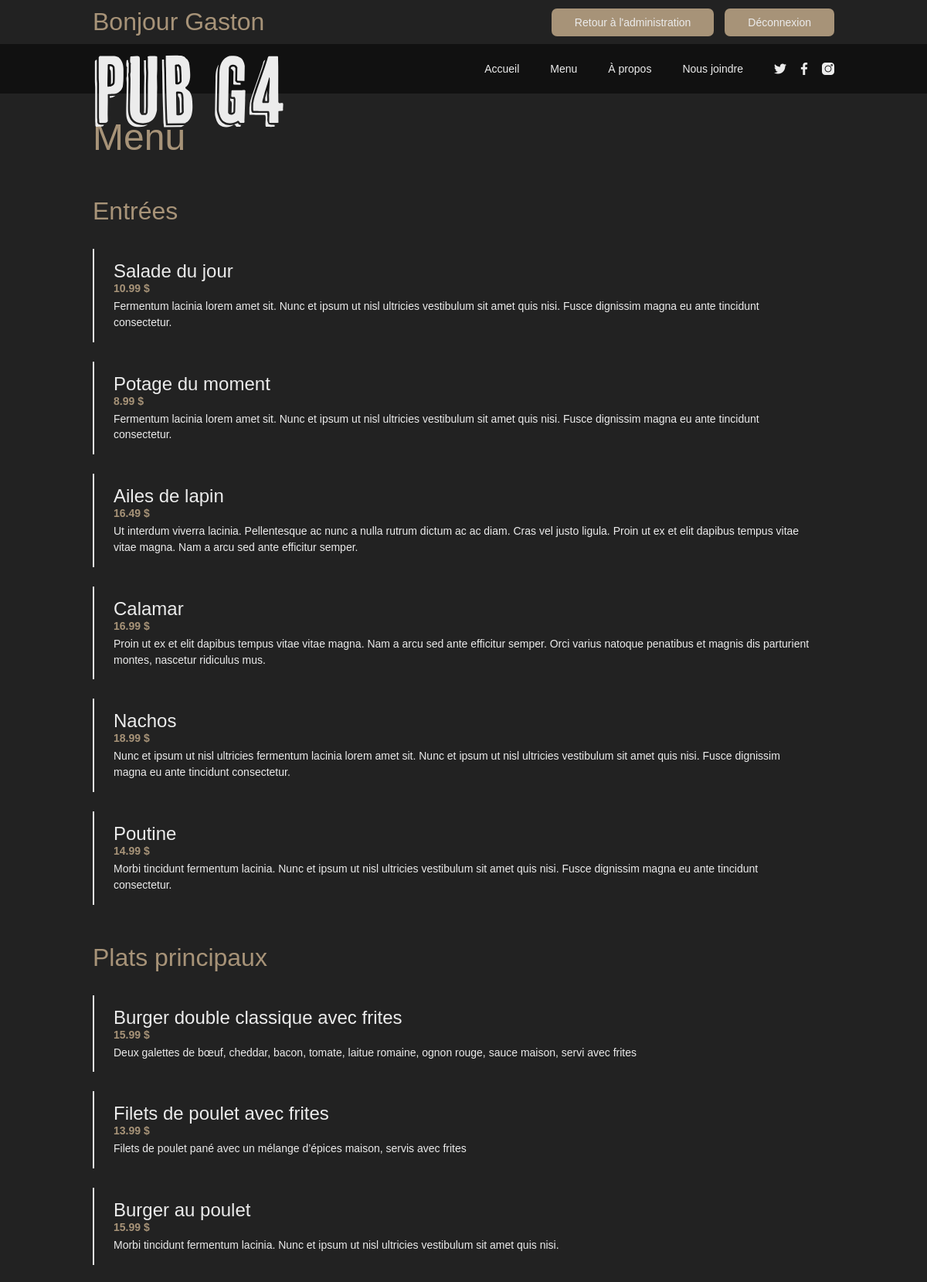
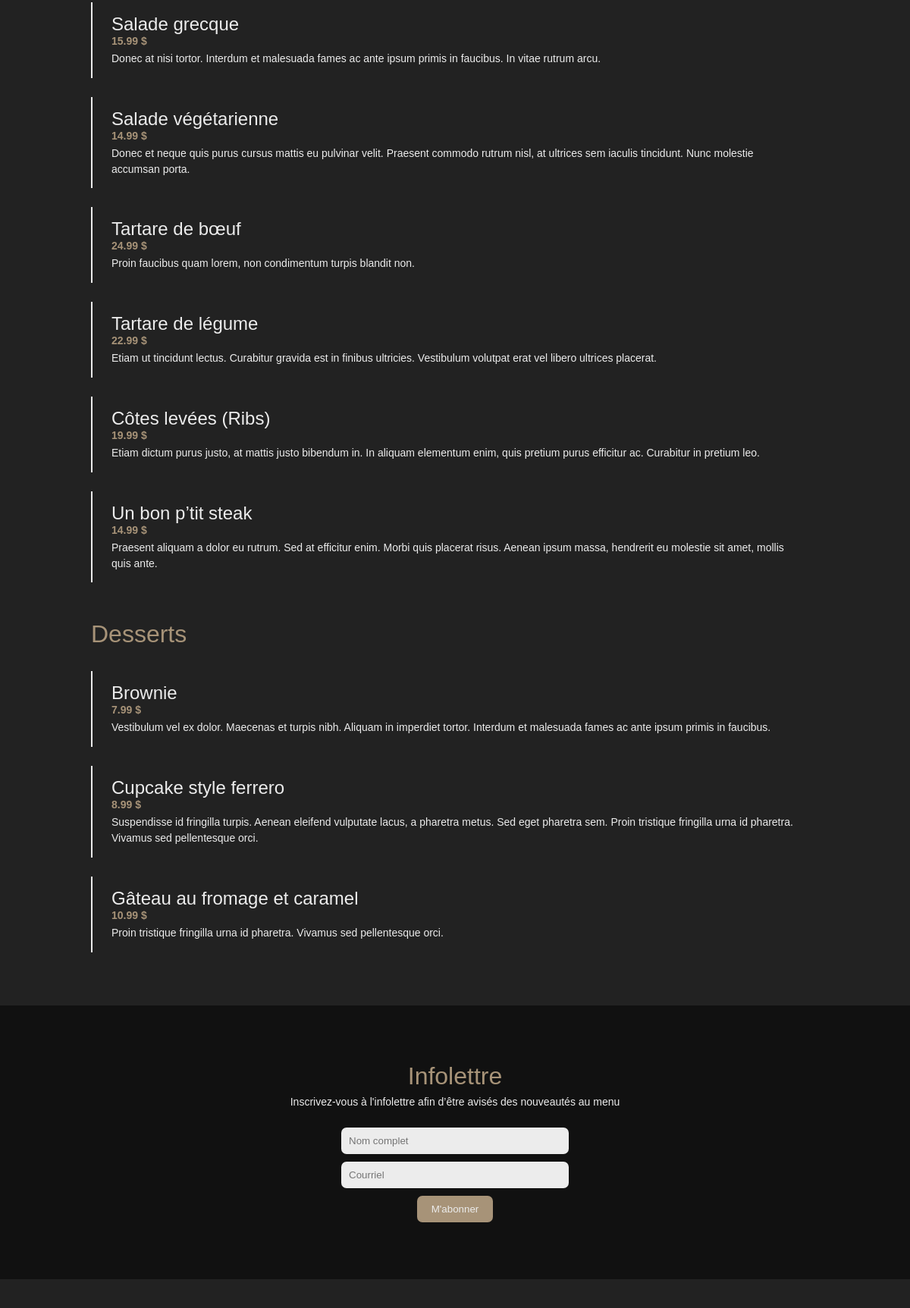
The app's page /menu (signed in, upper part) with its own data (2 pictures, top to bottom).
### tables this page shows
CREATE TABLE `categories` (
  `id` int(11) NOT NULL,
  `nom` varchar(100) NOT NULL,
  `ordre` int(11) NOT NULL
);

CREATE TABLE `plats` (
  `id` int(11) NOT NULL,
  `nom` varchar(100) NOT NULL,
  `description` text NOT NULL,
  `prix` float NOT NULL,
  `image` varchar(255) DEFAULT NULL,
  `categorie_id` int(11) NOT NULL
);

### bases/Controller.php (called while the page is built, shortened)
<?php
abstract class Controller {
    protected function vue(string $nom, ?array $donnees = null){
        include("views/" . $nom . ".view.php");
    }
}

### controllers/SiteController.php (called while the page is built, shortened)
<?php
require_once("bases/Controller.php");
require_once("models/Plats.php");
require_once("models/Categories.php");
class SiteController extends Controller {
    public function afficherMenu() {
        $this->vue("menu", [
            "titre" => "Menu | PUB G4",
            "categories" =>(new Categories())->toutParOrdre(),
            "plats" => (new Plats()),
        ]);
    }
}

### index.php (called while the page is built, shortened)
<?php
require_once "controllers/SiteController.php";
require_once("config/routes.php");
$controller = new SiteController();
$chemin = $_GET["path"] ?? "index";
$methode = $routes[$chemin] ?? "erreur404";
$controller->{$methode}();

### config/database.php (called while the page is built)
<?php
$host = "localhost";
$username = "root";
$password = "";
$dbname = "pub_g4";

### bases/Model.php (called while the page is built, shortened)
<?php
class Model {
    private static $pdo = null;
    protected function pdo(){
        if(static::$pdo == null){
            require "config/database.php";
            static::$pdo = new PDO("mysql:host=$host;dbname=$dbname", $username, $password, array(PDO::MYSQL_ATTR_INIT_COMMAND => "SET NAMES utf8"));
            static::$pdo->setAttribute(PDO::MYSQL_ATTR_INIT_COMMAND, "SET NAMES 'utf8'");
            static::$pdo->setAttribute(PDO::ATTR_ERRMODE, PDO::ERRMODE_EXCEPTION);
            static::$pdo->setAttribute(PDO::ATTR_DEFAULT_FETCH_MODE, PDO::FETCH_ASSOC);
        }
        return static::$pdo;
    }
}

### models/Categories.php (called while the page is built, shortened)
<?php
require_once("bases/Model.php");
class Categories extends Model {
    protected $table = "categories";
    public function toutParOrdre(){
        $sql = "SELECT *
                FROM $this->table
                ORDER BY $this->table.ordre ASC";
        $stmt = $this->pdo()->prepare($sql);
        $stmt->execute();
        return $stmt->fetchAll();
    }
}

### models/Plats.php (called while the page is built, shortened)
<?php
require_once("bases/Model.php");
class Plats extends Model {
    protected $table = "plats";
    public function toutParCategorie(int $categorie_id) {
        $sql = "SELECT $this->table.*
                FROM $this->table
                JOIN categories ON $this->table.categorie_id = categories.id
                WHERE $this->table.categorie_id = :categorie_id";
        $stmt = $this->pdo()->prepare($sql);
        $stmt->execute([
            ":categorie_id" => $categorie_id
        ]);
        return $stmt->fetchAll();
    }
}

### views/menu.view.php (the view, shortened to what this page needs)
<?php include("parts/head.inc.php") ?>
<body id="menu">
<?php include("parts/header.inc.php") ?>
    <div id="app" class="section_menu container">
        <div class="section_droite">
            <h1>Menu</h1>
            <?php foreach($categories as $categorie) : ?>
                <?php $plats_de_categorie = $plats->toutParCategorie($categorie["id"]); ?>
                <?php if(count($plats_de_categorie) != 0) : ?>
                    <h2 class="categorie_repas"><?= $categorie["nom"] ?></h2>
                    <?php foreach($plats_de_categorie as $plat) : ?>
                        <div class="repas" @click="changerImage('<?= $plat["image"] ?>', <?= $plat["id"] ?>)" :class="{selectionnee: <?= $plat["id"] ?> == est_selectionnee}">
                            <h3 class="titre_repas"><?= $plat["nom"] ?></h3>
                            <span class="prix"><strong><?= number_format($plat["prix"], 2) ?> $</strong></span>
                            <p class="description"><?= $plat["description"] ?></p>
                        </div>
                    <?php endforeach; ?>
                <?php endif; ?>
            <?php endforeach; ?>
        </div>
    </div>
<?php include("parts/footer.inc.php") ?>

### public/css/public/style.css (style rules this page uses)
div.section_droite { margin: 150px 0 70px 0; margin-left: calc(40% + 100px); max-width: 55%; }
@media only screen and (max-width: 1200px) { div.section_droite { margin-left: 0; max-width: 100%; } }
#menu .section_menu h2.categorie_repas { margin-top: 50px; }
#menu .section_menu div.section_droite .repas { border-left: solid var(--coul_principale_pale) 2px; padding: 15px 25px; margin-bottom: 25px; }
#menu .section_menu div.section_droite .repas h3.titre_repas { margin: 0px; }
#menu .section_menu div.section_droite .repas span.prix { color: var(--coul_sec_pale); padding: 10px 0; }
#menu .section_menu div.section_droite .repas p.description { margin: 0; padding-top: 5px; }

### public/css/parts/general/style.css (style rules this page uses)
:root { --coul_principale_pale: #ececec; --coul_principale_moyen: #222; --coul_principale_fonce: #111; --coul_sec_pale: #a79378; --coul_sec_fonce: #665945; }
body { background-color: var(--coul_principale_moyen); color: var(--coul_principale_pale); font-family: raleway, sans-serif; font-size: 14px; margin: 0; min-height: 100vh; }
h1, h2, h3, h4, h5, h6 { font-family: cheap-pine-sans, sans-serif; font-weight: 400; }
h1 { font-size: 3rem; color: var(--coul_sec_pale); }
h2 { color: var(--coul_sec_pale); margin: 30px 0; font-size: 2rem; }
h3 { margin-top: 40px; font-size: 1.5rem; }
p { line-height: 1.3rem; }
.container { max-width: 80%; margin: auto; }

### records on screen
categories: nom "Entrées"
plats: nom "Salade du jour", prix "10.99", description "Fermentum lacinia lorem amet sit. Nunc et ipsum ut nisl ultricies vestibulum sit amet quis nisi. Fusce dignissim magna eu ante tincidunt consectetur."
plats: nom "Potage du moment", prix "8.99", description "Fermentum lacinia lorem amet sit. Nunc et ipsum ut nisl ultricies vestibulum sit amet quis nisi. Fusce dignissim magna eu ante tincidunt consectetur."
plats: nom "Ailes de lapin", prix "16.49", description "Ut interdum viverra lacinia. Pellentesque ac nunc a nulla rutrum dictum ac ac diam. Cras vel justo ligula. Proin ut ex et elit dapibus tempus vitae vitae magna. Nam a arcu sed ante efficitur semper."
plats: nom "Calamar", prix "16.99", description "Proin ut ex et elit dapibus tempus vitae vitae magna. Nam a arcu sed ante efficitur semper. Orci varius natoque penatibus et magnis dis parturient montes, nascetur ridiculus mus."
plats: nom "Nachos", prix "18.99", description "Nunc et ipsum ut nisl ultricies fermentum lacinia lorem amet sit. Nunc et ipsum ut nisl ultricies vestibulum sit amet quis nisi. Fusce dignissim magna eu ante tincidunt consectetur."
plats: nom "Poutine", prix "14.99", description "Morbi tincidunt fermentum lacinia. Nunc et ipsum ut nisl ultricies vestibulum sit amet quis nisi. Fusce dignissim magna eu ante tincidunt consectetur."
categories: nom "Plats principaux"
plats: nom "Burger double classique avec frites", prix "15.99", description "Deux galettes de bœuf, cheddar, bacon, tomate, laitue romaine, ognon rouge, sauce maison, servi avec frites"
plats: nom "Filets de poulet avec frites", prix "13.99", description "Filets de poulet pané avec un mélange d’épices maison, servis avec frites"
plats: nom "Burger au poulet", prix "15.99", description "Morbi tincidunt fermentum lacinia. Nunc et ipsum ut nisl ultricies vestibulum sit amet quis nisi."
plats: nom "Salade grecque", prix "15.99", description "Donec at nisi tortor. Interdum et malesuada fames ac ante ipsum primis in faucibus. In vitae rutrum arcu."
plats: nom "Salade végétarienne", prix "14.99", description "Donec et neque quis purus cursus mattis eu pulvinar velit. Praesent commodo rutrum nisl, at ultrices sem iaculis tincidunt. Nunc molestie accumsan porta."
plats: nom "Tartare de bœuf", prix "24.99", description "Proin faucibus quam lorem, non condimentum turpis blandit non."
plats: nom "Tartare de légume", prix "22.99", description "Etiam ut tincidunt lectus. Curabitur gravida est in finibus ultricies. Vestibulum volutpat erat vel libero ultrices placerat."
plats: nom "Côtes levées (Ribs)", prix "19.99", description "Etiam dictum purus justo, at mattis justo bibendum in. In aliquam elementum enim, quis pretium purus efficitur ac. Curabitur in pretium leo."
plats: nom "Un bon p’tit steak", prix "14.99", description "Praesent aliquam a dolor eu rutrum. Sed at efficitur enim. Morbi quis placerat risus. Aenean ipsum massa, hendrerit eu molestie sit amet, mollis quis ante."
categories: nom "Desserts"
plats: nom "Brownie", prix "7.99", description "Vestibulum vel ex dolor. Maecenas et turpis nibh. Aliquam in imperdiet tortor. Interdum et malesuada fames ac ante ipsum primis in faucibus."
plats: nom "Cupcake style ferrero", prix "8.99", description "Suspendisse id fringilla turpis. Aenean eleifend vulputate lacus, a pharetra metus. Sed eget pharetra sem. Proin tristique fringilla urna id pharetra. Vivamus sed pellentesque orci."
plats: nom "Gâteau au fromage et caramel", prix "10.99", description "Proin tristique fringilla urna id pharetra. Vivamus sed pellentesque orci."

### other values on screen
$_SESSION["utilisateur_prenom"] "Gaston"
